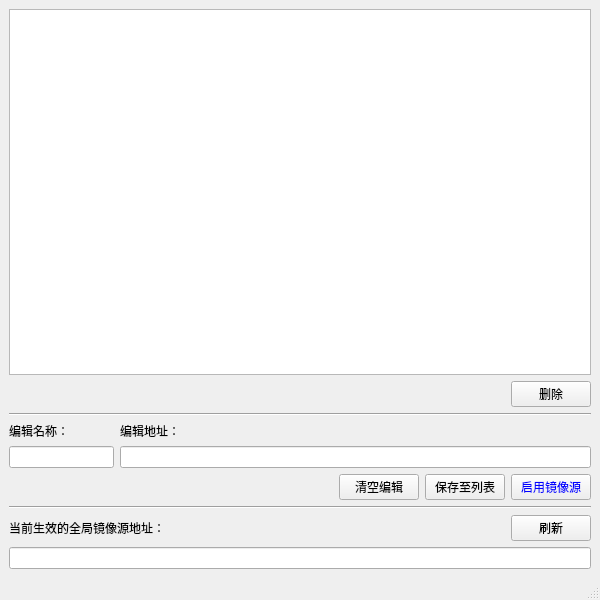
<?xml version="1.0" encoding="UTF-8"?>
<ui version="4.0">
 <class>MirrorSourceManager</class>
 <widget class="QMainWindow" name="MirrorSourceManager">
  <property name="windowModality">
   <enum>Qt::ApplicationModal</enum>
  </property>
  <property name="geometry">
   <rect>
    <x>0</x>
    <y>0</y>
    <width>600</width>
    <height>600</height>
   </rect>
  </property>
  <property name="font">
   <font>
    <family>Microsoft YaHei UI</family>
   </font>
  </property>
  <property name="windowTitle">
   <string>镜像源设置</string>
  </property>
  <widget class="QWidget" name="centralwidget">
   <layout class="QVBoxLayout" name="verticalLayout_5">
    <item>
     <layout class="QVBoxLayout" name="verticalLayout_4" stretch="9,1,1,1,1,1,1">
      <item>
       <widget class="QListWidget" name="li_indexurls"/>
      </item>
      <item>
       <layout class="QHBoxLayout" name="horizontalLayout_4" stretch="9,1">
        <item>
         <widget class="QLabel" name="label_4">
          <property name="text">
           <string/>
          </property>
         </widget>
        </item>
        <item>
         <widget class="QPushButton" name="btn_delurl">
          <property name="toolTip">
           <string>删除列表中选中的镜像源地址。</string>
          </property>
          <property name="text">
           <string>删除</string>
          </property>
         </widget>
        </item>
       </layout>
      </item>
      <item>
       <widget class="Line" name="line">
        <property name="orientation">
         <enum>Qt::Horizontal</enum>
        </property>
       </widget>
      </item>
      <item>
       <layout class="QHBoxLayout" name="horizontalLayout_2" stretch="2,9">
        <item>
         <layout class="QVBoxLayout" name="verticalLayout">
          <item>
           <widget class="QLabel" name="label">
            <property name="text">
             <string>编辑名称：</string>
            </property>
           </widget>
          </item>
          <item>
           <widget class="QLineEdit" name="le_urlname">
            <property name="contextMenuPolicy">
             <enum>Qt::NoContextMenu</enum>
            </property>
           </widget>
          </item>
         </layout>
        </item>
        <item>
         <layout class="QVBoxLayout" name="verticalLayout_2">
          <item>
           <widget class="QLabel" name="label_2">
            <property name="text">
             <string>编辑地址：</string>
            </property>
           </widget>
          </item>
          <item>
           <widget class="QLineEdit" name="le_indexurl">
            <property name="contextMenuPolicy">
             <enum>Qt::NoContextMenu</enum>
            </property>
           </widget>
          </item>
         </layout>
        </item>
       </layout>
      </item>
      <item>
       <layout class="QHBoxLayout" name="horizontalLayout" stretch="9,2,2,2">
        <item>
         <widget class="QLabel" name="label_5">
          <property name="text">
           <string/>
          </property>
         </widget>
        </item>
        <item>
         <widget class="QPushButton" name="btn_clearle">
          <property name="toolTip">
           <string>清空正在编辑的名称和地址输入框。</string>
          </property>
          <property name="text">
           <string>清空编辑</string>
          </property>
         </widget>
        </item>
        <item>
         <widget class="QPushButton" name="btn_saveurl">
          <property name="toolTip">
           <string>将输入框内的名称和地址保存到列表。</string>
          </property>
          <property name="text">
           <string>保存至列表</string>
          </property>
         </widget>
        </item>
        <item>
         <widget class="QPushButton" name="btn_setindex">
          <property name="palette">
           <palette>
            <active>
             <colorrole role="ButtonText">
              <brush brushstyle="SolidPattern">
               <color alpha="255">
                <red>0</red>
                <green>0</green>
                <blue>255</blue>
               </color>
              </brush>
             </colorrole>
            </active>
            <inactive>
             <colorrole role="ButtonText">
              <brush brushstyle="SolidPattern">
               <color alpha="255">
                <red>0</red>
                <green>0</green>
                <blue>255</blue>
               </color>
              </brush>
             </colorrole>
            </inactive>
            <disabled>
             <colorrole role="ButtonText">
              <brush brushstyle="SolidPattern">
               <color alpha="255">
                <red>120</red>
                <green>120</green>
                <blue>120</blue>
               </color>
              </brush>
             </colorrole>
            </disabled>
           </palette>
          </property>
          <property name="toolTip">
           <string>将输入框内的镜像源地址设置为全局镜像源。</string>
          </property>
          <property name="text">
           <string>启用镜像源</string>
          </property>
         </widget>
        </item>
       </layout>
      </item>
      <item>
       <widget class="Line" name="line_2">
        <property name="orientation">
         <enum>Qt::Horizontal</enum>
        </property>
       </widget>
      </item>
      <item>
       <layout class="QVBoxLayout" name="verticalLayout_3">
        <item>
         <layout class="QHBoxLayout" name="horizontalLayout_3" stretch="9,1">
          <item>
           <widget class="QLabel" name="label_3">
            <property name="text">
             <string>当前生效的全局镜像源地址：</string>
            </property>
           </widget>
          </item>
          <item>
           <widget class="QPushButton" name="btn_refresh_effective">
            <property name="toolTip">
             <string>获取当前生效的全局镜像源地址并显示。</string>
            </property>
            <property name="text">
             <string>刷新</string>
            </property>
           </widget>
          </item>
         </layout>
        </item>
        <item>
         <widget class="QLineEdit" name="le_effectiveurl">
          <property name="contextMenuPolicy">
           <enum>Qt::NoContextMenu</enum>
          </property>
          <property name="readOnly">
           <bool>true</bool>
          </property>
         </widget>
        </item>
       </layout>
      </item>
     </layout>
    </item>
   </layout>
  </widget>
  <widget class="QStatusBar" name="statusbar">
   <property name="font">
    <font>
     <family>Microsoft YaHei UI</family>
     <pointsize>8</pointsize>
    </font>
   </property>
  </widget>
 </widget>
 <resources/>
 <connections/>
</ui>
